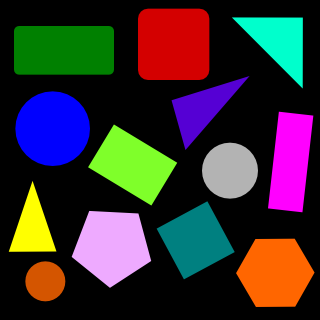
#> input picture ProgrammingKnowledgeTutorials/Codes/shapes.png, 320 x 320 px
$ python simple_shape_detection.py
#> lines starting #> are read from the running program, lines starting #| are printed output that depends on the picture; after the words box and inside, x2 and y2 are one past the last pixel; in counts of white or black regions, pixels touching at a corner belong together
import cv2 as cv
import numpy as np

# In this program we are going to learn how to detect simple shapes
# we want to detect which shape the geometrical shapes belong to using opencv and want to
# write the shape's name on top of the geometrical shapes

img = cv.imread("shapes.png")
#> img is the input picture: shape (320, 320, 3); mean B, G, R 49, 46.1, 55.8
img_gray = cv.cvtColor(img, cv.COLOR_BGR2GRAY)
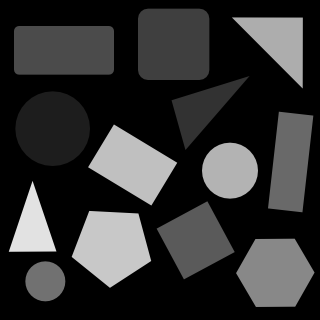
#> img_gray: shape (320, 320); min 0, max 226, mean 49.3
_, thresh = cv.threshold(img_gray, 40, 150, cv.THRESH_BINARY)
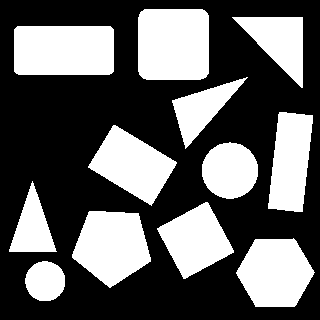
#> thresh: shape (320, 320); values 0 (black) and 150 (white), 37.8% white; 12 white regions
# now we are going to find contours
contours, _ = cv.findContours(thresh, cv.RETR_TREE, cv.CHAIN_APPROX_NONE)
#> contours = 12 contours; largest, box (x1, y1, x2, y2) and area: (138, 9, 209, 80) 4826, (14, 26, 114, 75) 4732, (72, 211, 151, 288) 4124, (236, 238, 315, 307) 3926, (88, 125, 177, 206) 3654

# next step is we're goint to iterate all the contours
for contour in contours:
    # we're going to use a method called cv.approxPolyDP
    # this method approximates a polygonal curves with a specific precision
    # Parameters: Curve which is contour, epsilon which is a parameter specifying the approximation accuracy (we are
    # going to multiply 0.01 with cv.arcLength() method. This method calculates a contours parameter or a curve length
    # this method takes contour and closed parameter. Closed takes true or false values. We know that all the shapes
    # have a limited area, so it is closed)
    # third parameter of approxPolyDP is closed or open shape value
    approx = cv.approxPolyDP(contour, 0.01*cv.arcLength(contour, True), True)
    # now we are going to draw all the contours
    # other notation of giving the number of contours is [approx]
    # because we iterate all the contours one at a time, contour index will be 0
    cv.drawContours(img, [approx], 0, (255, 255, 255), 3)
    # next step is printing the shape
    # first of all we need to find the coordinates which we want to put our shape name on it
    # we'll use ravel method of our approx object
    x = approx.ravel()[0] + 5
    y = approx.ravel()[1] - 5
    if len(approx) == 3: # we can say it is triangle because triangle mades with 3 points
        # len(approx) will find the number of curves actually
        cv.putText(img, "Triangle", (x,y), cv.FONT_HERSHEY_COMPLEX, 0.5, (255, 255, 255))
    elif len(approx) == 4:
        # if contour has 4 curve than it can be either rectangle or square
        # we try to differentiate them with boundingRect method
        x, y, w, h = cv.boundingRect(approx)
        aspect_ratio = float(w)/h
        # print(f"Aspect ratio: {aspect_ratio}")
        if aspect_ratio >= 0.95 and aspect_ratio <= 1.05:
            # actually if it is a square aspect ration shoul be 1 however we consider the noises
            cv.putText(img, "Square", (x,y), cv.FONT_HERSHEY_COMPLEX, 0.5, (255, 255, 255))
        else:
            cv.putText(img, "Rectangle", (x,y), cv.FONT_HERSHEY_COMPLEX, 0.5, (255, 255, 255))
    elif len(approx) == 5:
        cv.putText(img, "Pentagon", (x,y), cv.FONT_HERSHEY_COMPLEX, 0.5, (255, 255, 255))
    elif len(approx) == 6:
        cv.putText(img, "Hexagon", (x,y), cv.FONT_HERSHEY_COMPLEX, 0.5, (255, 255, 255))
    else:
        cv.putText(img, "Circle", (x,y), cv.FONT_HERSHEY_COMPLEX, 0.5, (255, 255, 255))
#> this loop made 12 passes
#> (approx, w, h, aspect_ratio) on passes 4, 7, 8: ([[207, 202], [157, 228], [183, 278], [233, 252]], 77, 77, 1), ([[113, 125], [88, 167], [151, 205], [176, 162]], 89, 81, 1.1), ([[279, 112], [268, 208], [302, 211], [312, 115]], 45, 100, 0.45)
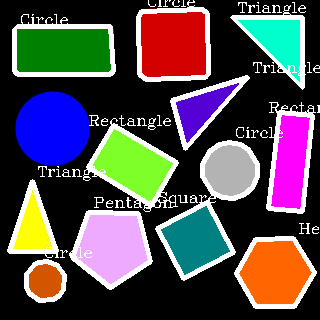
#> img: shape (320, 320, 3); 14.75% of pixels changed, all inside (x1, y1, x2, y2) = (7, 0, 320, 309)


cv.imshow('shapes', img)
cv.waitKey(0)
cv.destroyAllWindows()

$ run again, with ProgrammingKnowledgeTutorials/Codes/Noise_salt_and_pepper.png copied over ProgrammingKnowledgeTutorials/Codes/shapes.png
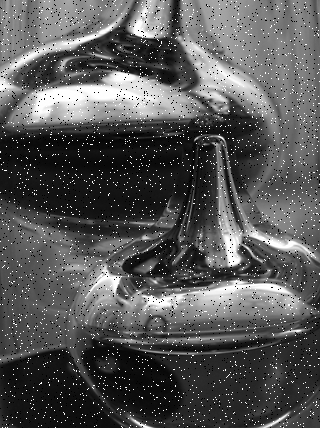
#> input picture ProgrammingKnowledgeTutorials/Codes/Noise_salt_and_pepper.png, 320 x 428 px
#> img is the input picture: shape (428, 320, 3); min 0, max 255, mean 86.8
#> `_, thresh = cv.threshold(img_gray, 40, 150, cv.THRESH_BINARY)`:
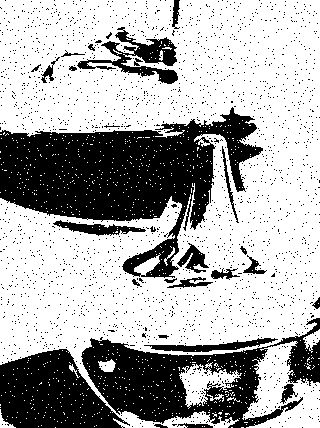
#> thresh: shape (428, 320); values 0 (black) and 150 (white), 67% white; 2128 black regions (2101 under 20 px)
#> contours = 3224 contours, 3186 with area under 20; largest, box (x1, y1, x2, y2) and area: (0, 0, 320, 428) 90771, (242, 341, 320, 428) 3654, (76, 29, 179, 85) 2230, (179, 362, 242, 409) 1200, (143, 337, 279, 353) 870
#> the loop `for contour in contours: # we're going to use a method called cv.appro..` made 3224 passes
#> (w, aspect_ratio) on passes 63, 81, 82: (2, 0.667), (3, 1), (3, 1)
#> after the loop `for contour in contours:`:
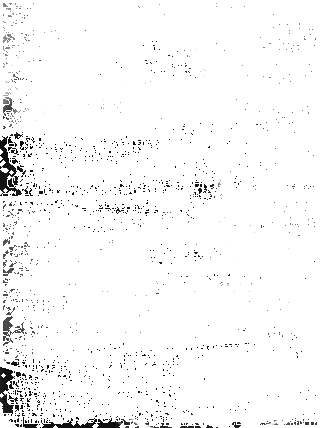
#> img: shape (428, 320, 3); min 0, max 255, mean 247.2

$ run again, with ProgrammingKnowledgeTutorials/Codes/chessboard.png copied over ProgrammingKnowledgeTutorials/Codes/shapes.png
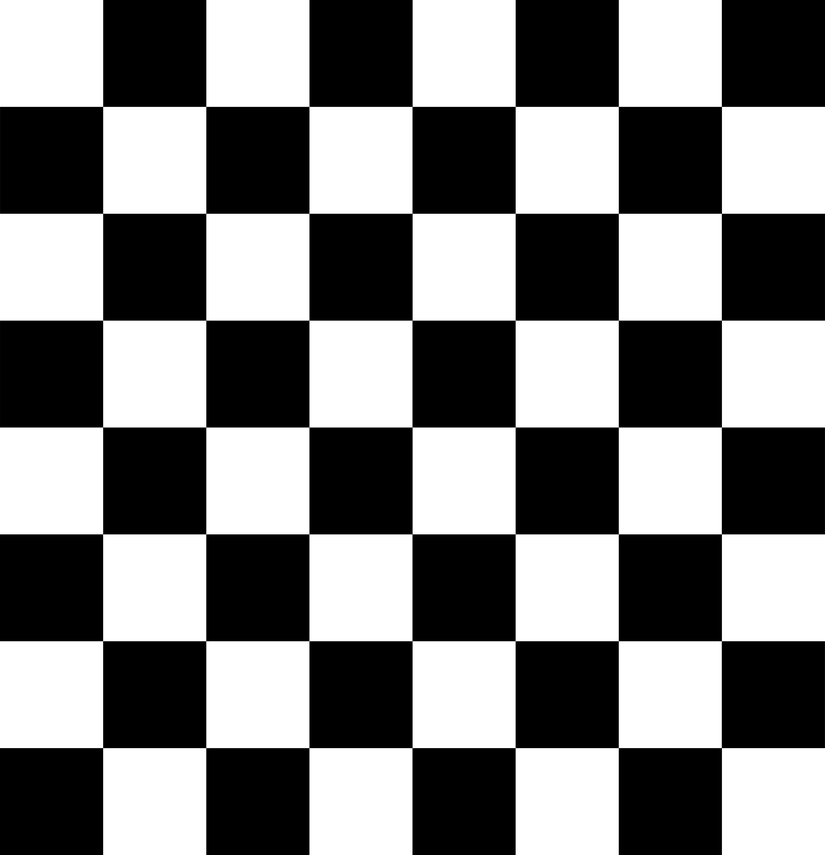
#> input picture ProgrammingKnowledgeTutorials/Codes/chessboard.png, 825 x 855 px, shrunk from 3595 x 3723 before the run
#> img is the input picture: shape (855, 825, 3); min 0, max 255, mean 127.5
#> `_, thresh = cv.threshold(img_gray, 40, 150, cv.THRESH_BINARY)`:
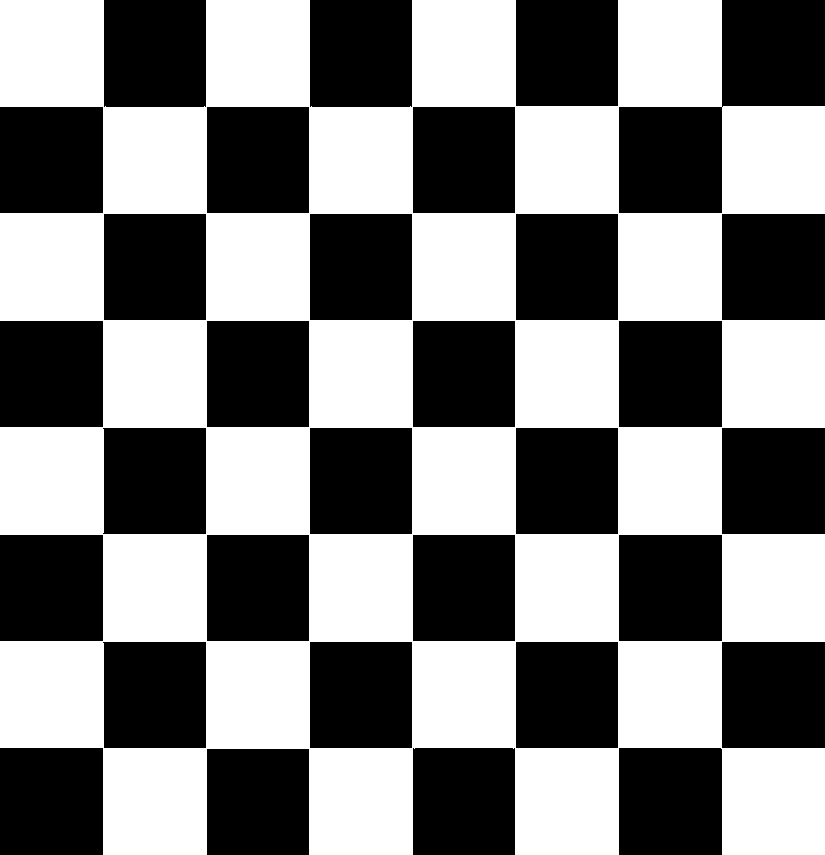
#> thresh: shape (855, 825); values 0 (black) and 150 (white), 50.7% white; 31 black regions
#> contours = 19 contours; largest, box (x1, y1, x2, y2) and area: (0, 0, 825, 855) 549623, (618, 534, 723, 642) 11126, (618, 320, 723, 428) 11126, (618, 106, 723, 214) 11126, (102, 427, 207, 535) 11022
#> the loop `for contour in contours: # we're going to use a method called cv.appro..` made 19 passes
#> (approx, w, aspect_ratio) on passes 2 to 7: ([[516, 641], [618, 642], [617, 748], [515, 747]], 104, 0.963), ([[310, 641], [412, 642], [411, 748], [309, 747]], 104, 0.963), ([[103, 641], [206, 642], [205, 748], [103, 747]], 104, 0.963), ([[619, 534], [722, 535], [721, 641], [618, 640]], 105, 0.972), ([[413, 534], [515, 535], [514, 641], [412, 640]], 104, 0.963), ([[207, 534], [309, 535], [308, 641], [206, 640]], 104, 0.963)
#> after the loop `for contour in contours:`:
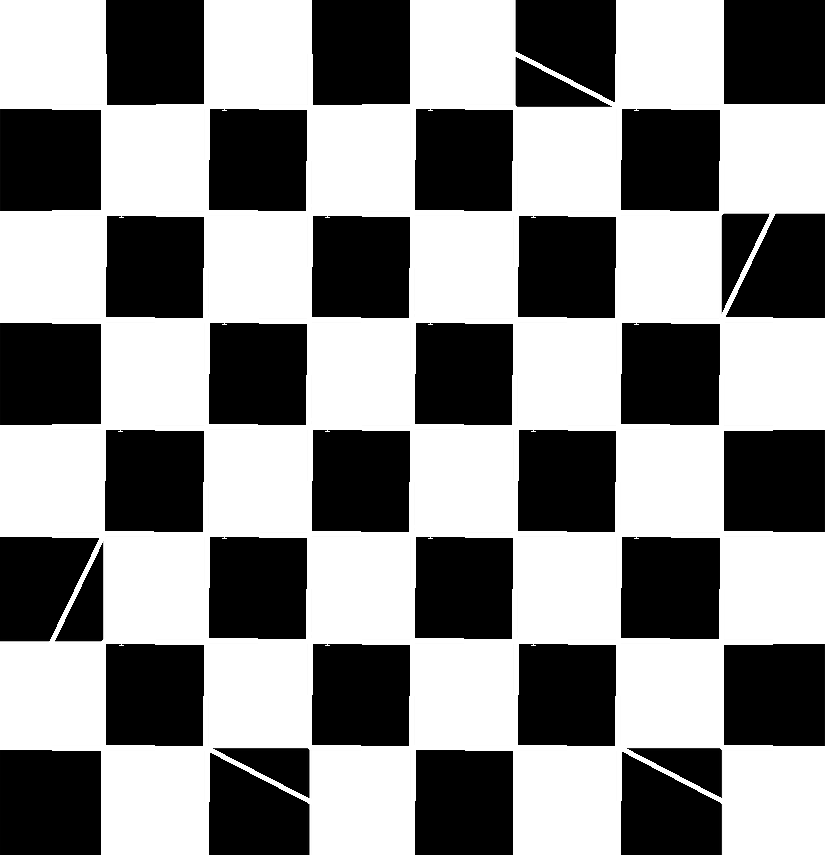
#> img: shape (855, 825, 3); 6.36% of pixels changed, all inside (x1, y1, x2, y2) = (0, 0, 825, 855)
